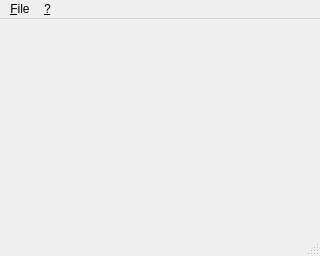
<?xml version="1.0" encoding="UTF-8"?>
<ui version="4.0">
 <class>MainWindow</class>
 <widget class="QMainWindow" name="MainWindow">
  <property name="geometry">
   <rect>
    <x>0</x>
    <y>0</y>
    <width>320</width>
    <height>256</height>
   </rect>
  </property>
  <property name="windowTitle">
   <string>qchip8</string>
  </property>
  <widget class="QWidget" name="centralwidget">
   <layout class="QHBoxLayout" name="horizontalLayout"/>
  </widget>
  <widget class="QMenuBar" name="menubar">
   <property name="geometry">
    <rect>
     <x>0</x>
     <y>0</y>
     <width>320</width>
     <height>26</height>
    </rect>
   </property>
   <widget class="QMenu" name="menu_File">
    <property name="title">
     <string>&amp;File</string>
    </property>
    <addaction name="action_Load_ROM"/>
    <addaction name="separator"/>
    <addaction name="action_Exit"/>
   </widget>
   <widget class="QMenu" name="menu">
    <property name="title">
     <string>&amp;?</string>
    </property>
    <addaction name="action_About"/>
   </widget>
   <addaction name="menu_File"/>
   <addaction name="menu"/>
  </widget>
  <widget class="QStatusBar" name="statusbar"/>
  <action name="action_Load_ROM">
   <property name="text">
    <string>&amp;Load ROM</string>
   </property>
   <property name="shortcut">
    <string>Ctrl+O</string>
   </property>
  </action>
  <action name="action_Exit">
   <property name="text">
    <string>&amp;Exit</string>
   </property>
  </action>
  <action name="action_About">
   <property name="text">
    <string>&amp;About</string>
   </property>
   <property name="shortcut">
    <string>F1</string>
   </property>
  </action>
 </widget>
 <resources/>
 <connections/>
</ui>
